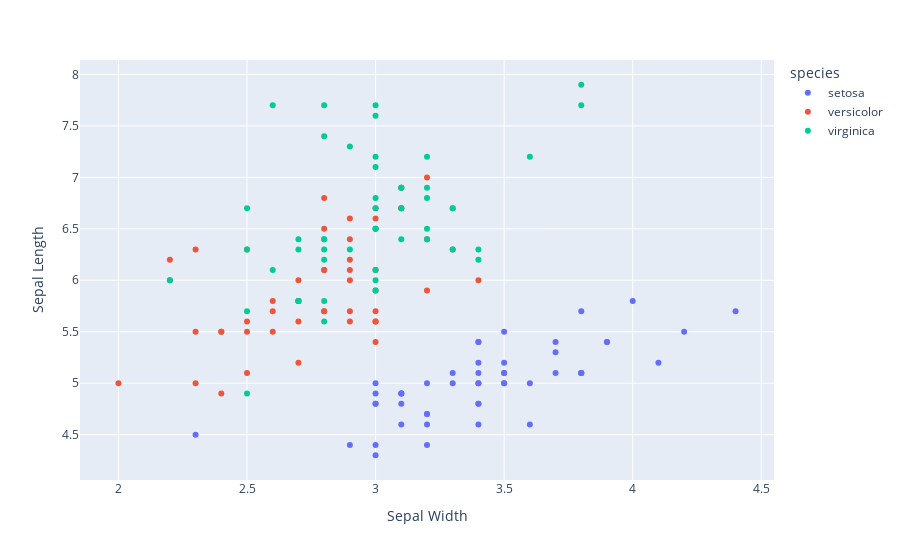

This figure's notebook cell:
### Markdown cell above
You don't need to stop there. There are many parameters that you can use to construct plot with Plotly Express. For example, below is the same plot as above but with more customization (labels). There are plenty of them, so I won't cover them all here. Check out the document at https://plotly.com/python-api-reference/plotly.express.html. Also note that there are many type of plots as well.

### Code cell
fig = px.scatter(df, x="sepal_width", y="sepal_length", color="species", labels={"sepal_width": "Sepal Width", "sepal_length": "Sepal Length"})
fig.show()

### Figure 1 — Plotly figure (JSON) as saved in the notebook; plotly's stock layout.template omitted (floating-point values rounded to 4 significant figures)
{"data": [{"hoverlabel": {"namelength": 0}, "hovertemplate": "species=setosa<br>Sepal Width=%{x}<br>Sepal Length=%{y}", "legendgroup": "setosa", "marker": {"color": "#636efa", "symbol": "circle"}, "mode": "markers", "name": "setosa", "showlegend": true, "type": "scatter", "x": [3.5, 3, 3.2, 3.1, 3.6, 3.9, 3.4, 3.4, 2.9, 3.1, 3.7, 3.4, 3, 3, 4, 4.4, 3.9, 3.5, 3.8, 3.8, 3.4, 3.7, 3.6, 3.3, 3.4, 3, 3.4, 3.5, 3.4, 3.2, 3.1, 3.4, 4.1, 4.2, 3.1, 3.2, 3.5, 3.1, 3, 3.4, 3.5, 2.3, 3.2, 3.5, 3.8, 3, 3.8, 3.2, 3.7, 3.3], "xaxis": "x", "y": [5.1, 4.9, 4.7, 4.6, 5, 5.4, 4.6, 5, 4.4, 4.9, 5.4, 4.8, 4.8, 4.3, 5.8, 5.7, 5.4, 5.1, 5.7, 5.1, 5.4, 5.1, 4.6, 5.1, 4.8, 5, 5, 5.2, 5.2, 4.7, 4.8, 5.4, 5.2, 5.5, 4.9, 5, 5.5, 4.9, 4.4, 5.1, 5, 4.5, 4.4, 5, 5.1, 4.8, 5.1, 4.6, 5.3, 5], "yaxis": "y"}, {"hoverlabel": {"namelength": 0}, "hovertemplate": "species=versicolor<br>Sepal Width=%{x}<br>Sepal Length=%{y}", "legendgroup": "versicolor", "marker": {"color": "#EF553B", "symbol": "circle"}, "mode": "markers", "name": "versicolor", "showlegend": true, "type": "scatter", "x": [3.2, 3.2, 3.1, 2.3, 2.8, 2.8, 3.3, 2.4, 2.9, 2.7, 2, 3, 2.2, 2.9, 2.9, 3.1, 3, 2.7, 2.2, 2.5, 3.2, 2.8, 2.5, 2.8, 2.9, 3, 2.8, 3, 2.9, 2.6, 2.4, 2.4, 2.7, 2.7, 3, 3.4, 3.1, 2.3, 3, 2.5, 2.6, 3, 2.6, 2.3, 2.7, 3, 2.9, 2.9, 2.5, 2.8], "xaxis": "x", "y": [7, 6.4, 6.9, 5.5, 6.5, 5.7, 6.3, 4.9, 6.6, 5.2, 5, 5.9, 6, 6.1, 5.6, 6.7, 5.6, 5.8, 6.2, 5.6, 5.9, 6.1, 6.3, 6.1, 6.4, 6.6, 6.8, 6.7, 6, 5.7, 5.5, 5.5, 5.8, 6, 5.4, 6, 6.7, 6.3, 5.6, 5.5, 5.5, 6.1, 5.8, 5, 5.6, 5.7, 5.7, 6.2, 5.1, 5.7], "yaxis": "y"}, {"hoverlabel": {"namelength": 0}, "hovertemplate": "species=virginica<br>Sepal Width=%{x}<br>Sepal Length=%{y}", "legendgroup": "virginica", "marker": {"color": "#00cc96", "symbol": "circle"}, "mode": "markers", "name": "virginica", "showlegend": true, "type": "scatter", "x": [3.3, 2.7, 3, 2.9, 3, 3, 2.5, 2.9, 2.5, 3.6, 3.2, 2.7, 3, 2.5, 2.8, 3.2, 3, 3.8, 2.6, 2.2, 3.2, 2.8, 2.8, 2.7, 3.3, 3.2, 2.8, 3, 2.8, 3, 2.8, 3.8, 2.8, 2.8, 2.6, 3, 3.4, 3.1, 3, 3.1, 3.1, 3.1, 2.7, 3.2, 3.3, 3, 2.5, 3, 3.4, 3], "xaxis": "x", "y": [6.3, 5.8, 7.1, 6.3, 6.5, 7.6, 4.9, 7.3, 6.7, 7.2, 6.5, 6.4, 6.8, 5.7, 5.8, 6.4, 6.5, 7.7, 7.7, 6, 6.9, 5.6, 7.7, 6.3, 6.7, 7.2, 6.2, 6.1, 6.4, 7.2, 7.4, 7.9, 6.4, 6.3, 6.1, 7.7, 6.3, 6.4, 6, 6.9, 6.7, 6.9, 5.8, 6.8, 6.7, 6.7, 6.3, 6.5, 6.2, 5.9], "yaxis": "y"}], "layout": {"legend": {"title": {"text": "species"}, "tracegroupgap": 0}, "margin": {"t": 60}, "xaxis": {"anchor": "y", "domain": [0, 1], "title": {"text": "Sepal Width"}}, "yaxis": {"anchor": "x", "domain": [0, 1], "title": {"text": "Sepal Length"}}}}
